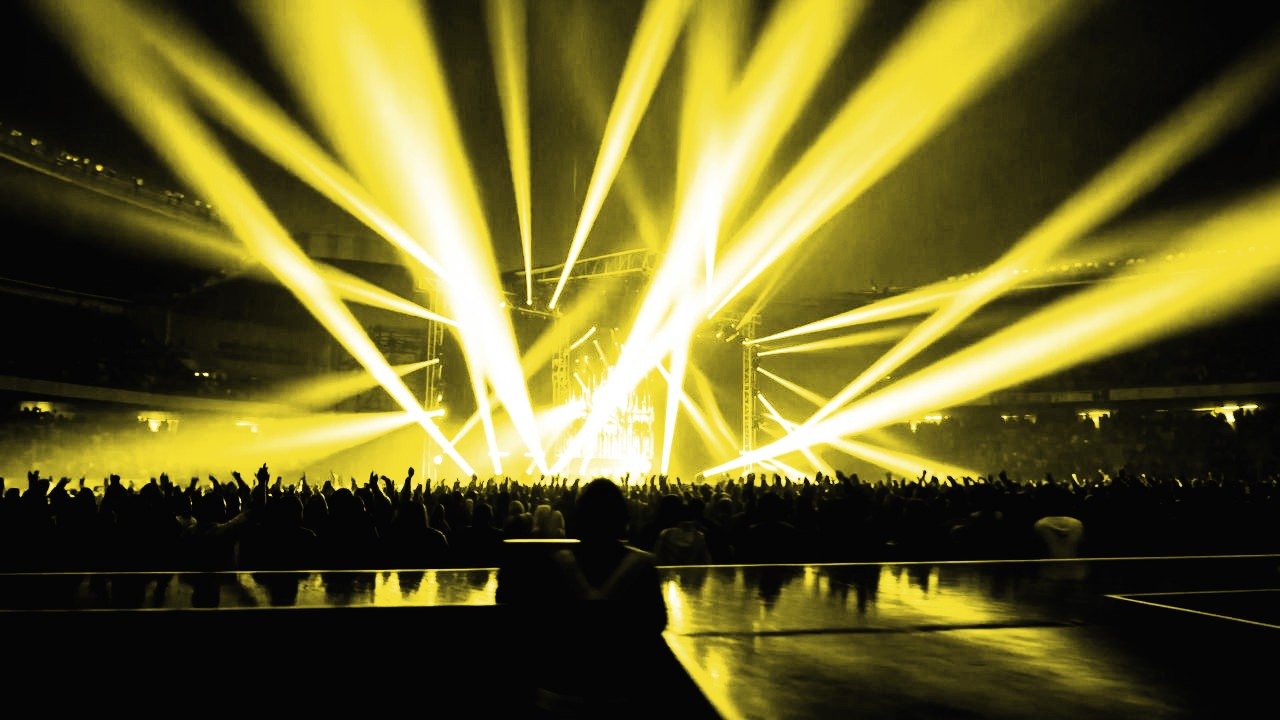
#> input picture docs/mockups/2026-10-03-contacto/bg-a-amarillo.jpg, 1280 x 720 px, given in place of f150.jpg, which was not available
$ python recolor-gmap.py
#> lines starting #> are read from the running program, lines starting #| are printed output that depends on the picture; pictures that were not available may be replaced by others from this repository, and a replacement may not be noted
import numpy as np
from PIL import Image
im = np.array(Image.open('public/assets/scrolly-frames/f150.jpg').convert('RGB')).astype(np.float32)/255
L = 0.2126*im[...,0]+0.7152*im[...,1]+0.0722*im[...,2]
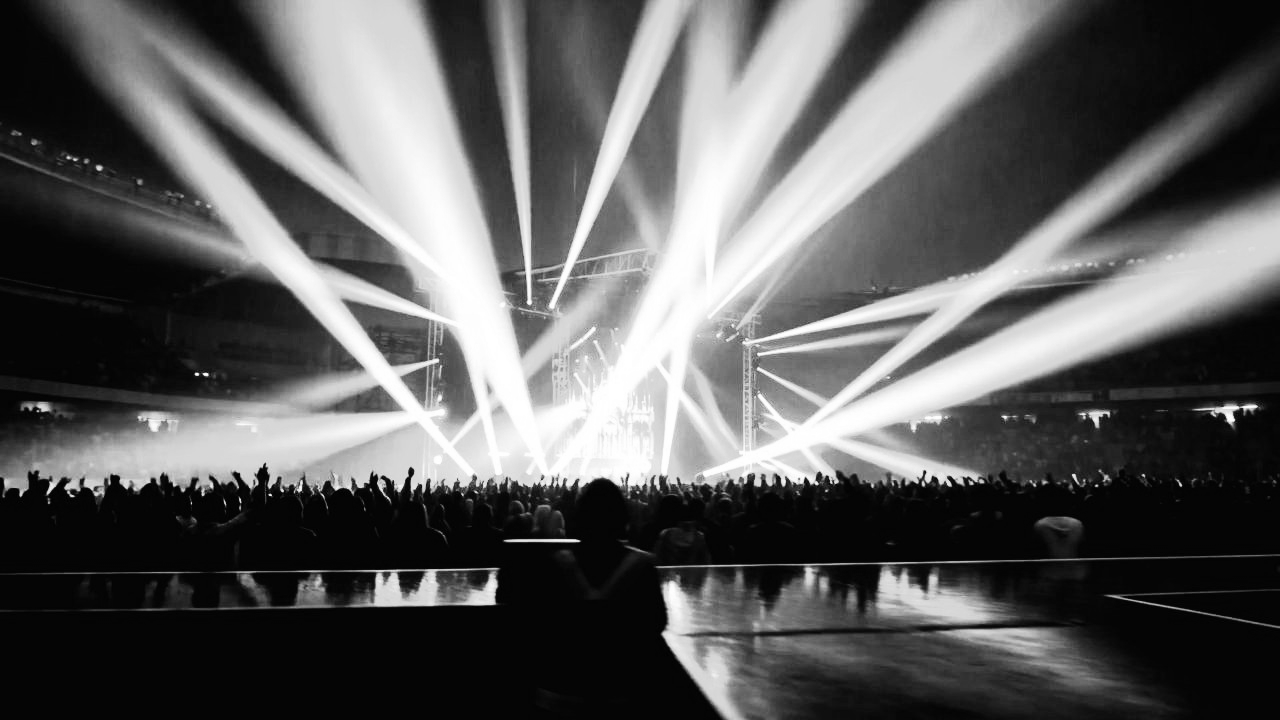
#> L: shape (720, 1280) float32; min 0, max 1, mean 0.365
def ss(a,b,x): t=np.clip((x-a)/(b-a),0,1); return t*t*(3-2*t)
#> called with a = 0.04, b = 0.5
Y = np.array([0xf4,0xdf,0x33])/255; W=np.ones(3); K=np.array([0.02,0.02,0.025])
def gmap(y0,y1,w0,w1,name):
    a = ss(y0,y1,L)[...,None]; b = ss(w0,w1,L)[...,None]
    out = K*(1-a) + Y*a; out = out*(1-b) + W*b
    Image.fromarray((np.clip(out,0,1)*255).astype(np.uint8)).save(f'docs/mockups/2026-10-03-contacto/{name}.jpg', quality=90)
gmap(0.04,0.50,0.50,0.92,'bg-a-amarillo')   # ELEGIDA (3-oct): public/assets/cierre-haces-amarillos.jpg
Y = np.array([0xf4,0xdf,0x33])/255*0.6 + W*0.4
gmap(0.05,0.42,0.40,0.88,'bg-b-mixto')
#> call 2 of gmap, with y0 = 0.05, y1 = 0.42, w0 = 0.4, w1 = 0.88, name = 'bg-b-mixto'
#> call 3 of ss, with a = 0.05, b = 0.42
#> in ss (call 3), `return t * t * (3 - 2 * t)`:
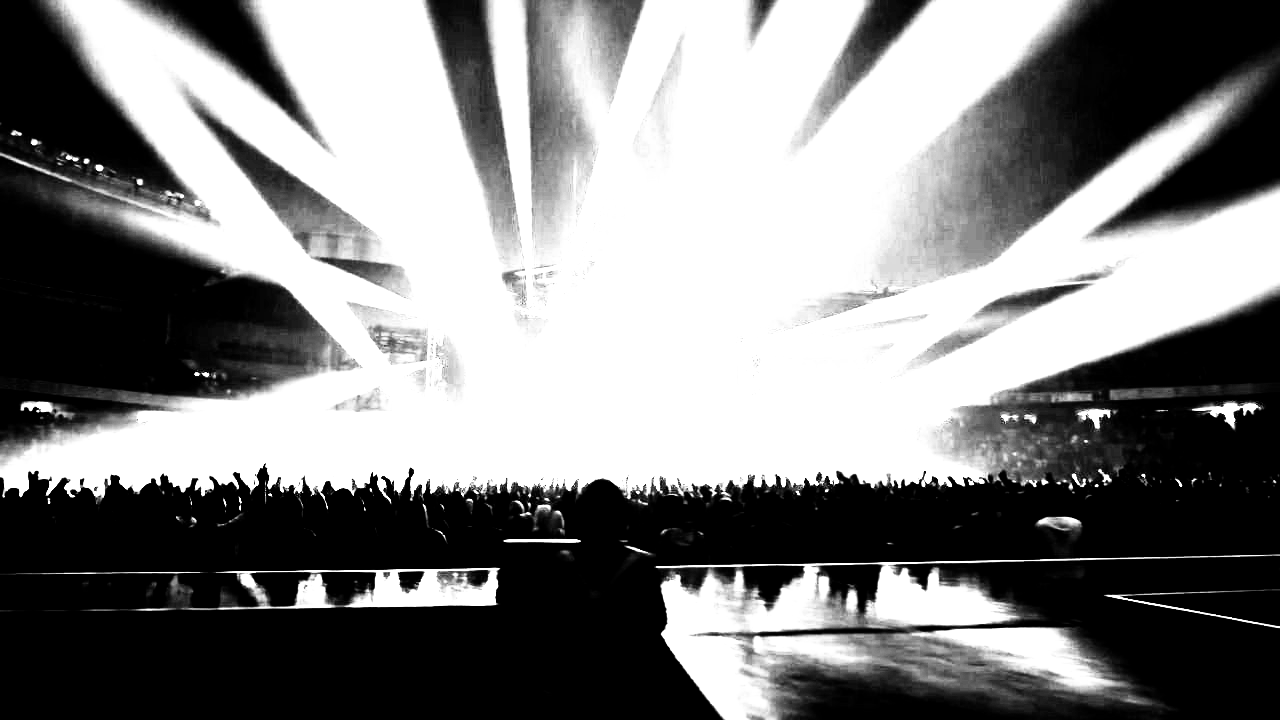
#> returned value: shape (720, 1280) float32; min 0, max 1, mean 0.51
#> call 4 of ss, with a = 0.4, b = 0.88
#> in ss (call 4), `return t * t * (3 - 2 * t)`:
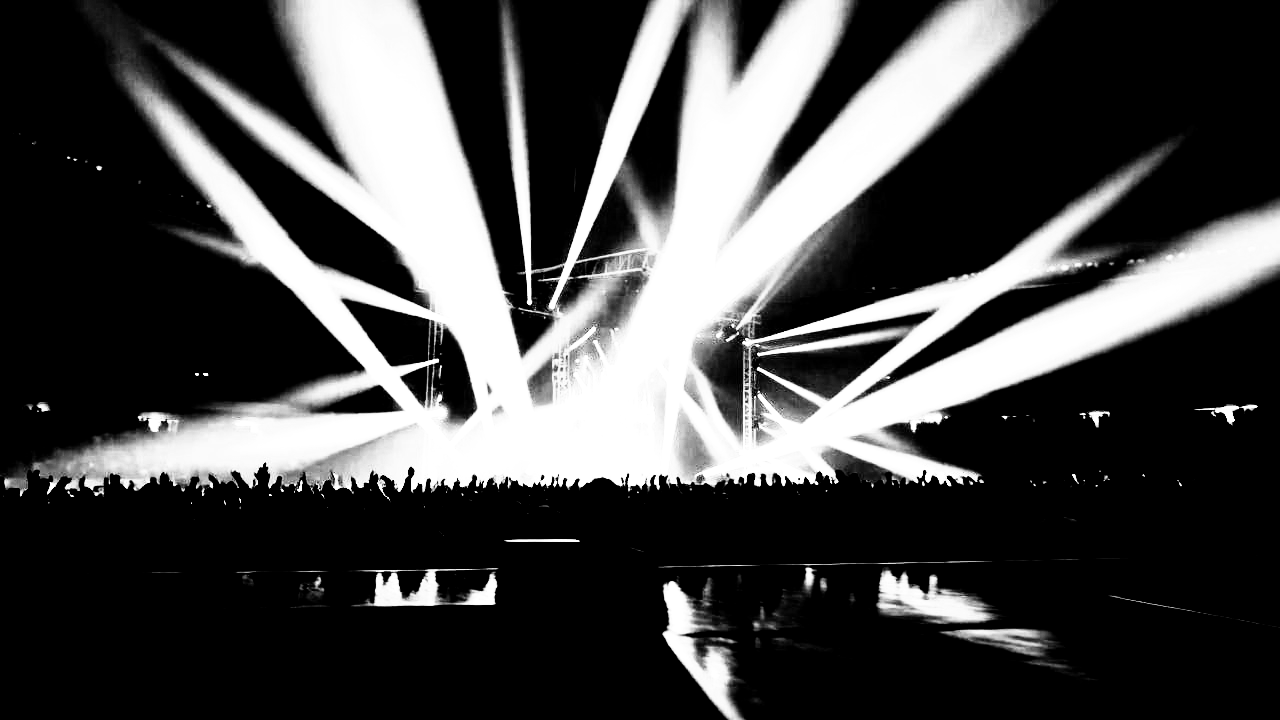
#> returned value: shape (720, 1280) float32; min 0, max 1, mean 0.281
#> in gmap (call 2), `out = out * (1 - b) + W * b`:
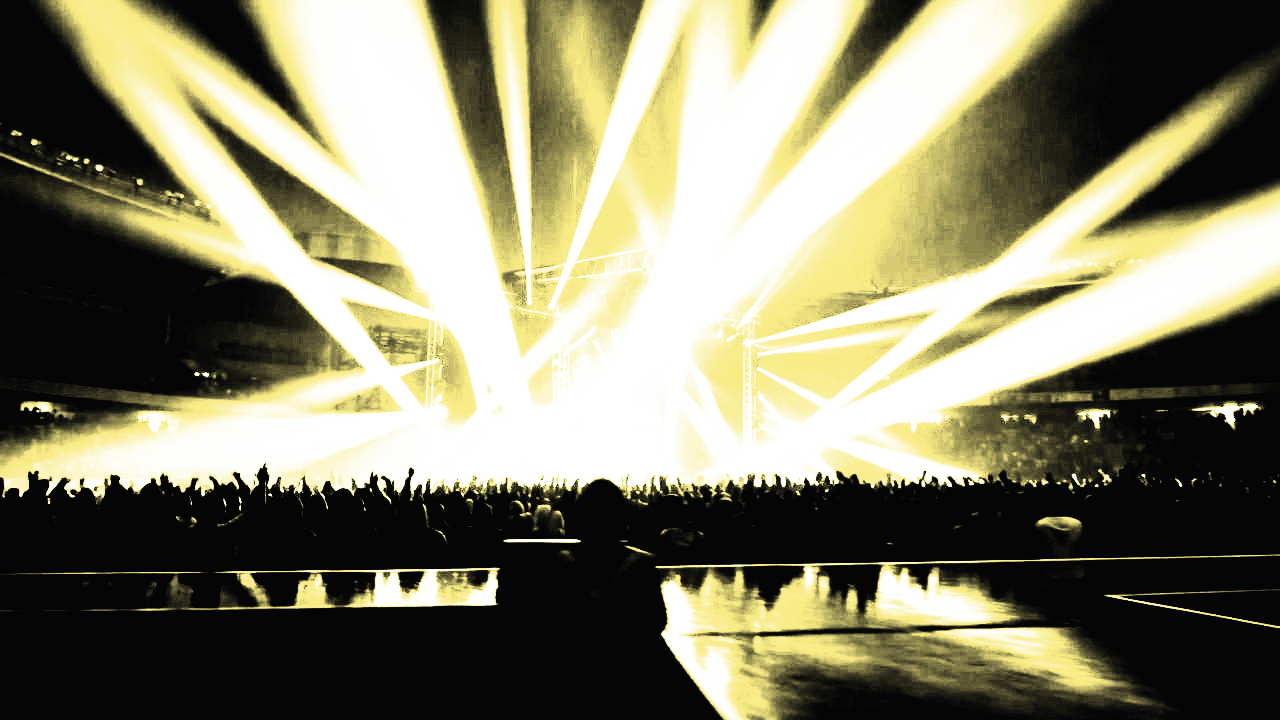
#> out: shape (720, 1280, 3) float64; mean of channels 0, 1, 2 0.514, 0.503, 0.413; drawn as R, G, B
print('ok')
